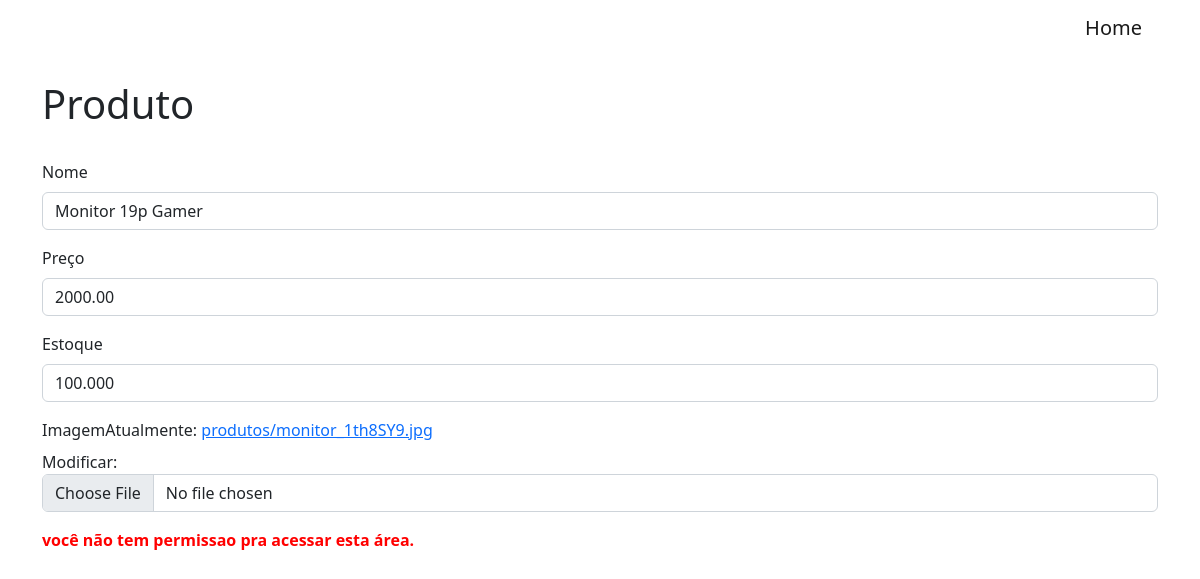
Screenshot of /31/update/ with the database file from the repository.
### usuarios/models.py (models this page shows, shortened)
class Base(models.Model):
    criado = models.DateField('Data de Criação', auto_now_add=True)
    modificado = models.DateField('Data de Atualização', auto_now_add=True)
    ativo = models.BooleanField('Ativo?', default=True)
    class Meta:
        abstract = True

class Produto(Base):
    nome = models.CharField('Nome', max_length=100)
    preco = models.DecimalField('preço', max_digits=8, decimal_places=2)
    estoque = models.DecimalField('Estoque', max_digits=8, decimal_places=3)
    imagem = StdImageField('imagem', upload_to='produtos',
                           variations={'thumb': (124, 124)})
    slug = models.SlugField('Slug', max_length=100, blank=True, editable=False)

### usuarios/views.py (the view)
# urls.py: path('<int:pk>/update/', UpdateProdutoView.as_view(), name='upd_produto'),
class UpdateProdutoView(UpdateView):
    template_name_suffix = "_update_form"
    model = Produto
    template_name = 'produto.html'
    fields = ['nome', 'preco', 'estoque', 'imagem']
    success_url = reverse_lazy('index')

### templates/produto.html (shortened to what this page needs)
{% extends 'base.html' %}
{% load bootstrap5 %}
{% block content %}
<div class="container">
    <nav class="navbar navbar-default justify-content-end">
        <div class="nav">
            <a class="navbar-brand" href="{% url 'index' %}">Home</a>
        </div>
    </nav>
    <br>
    <h1>Produto</h1>
    <br>
    <form method="post" class="form" autocomplete="off" enctype="multipart/form-data">
        {% bootstrap_form form %}
        {% if user.is_staff %}
        <input type="submit" value="Update">
        {%else%}
        <b>
            <p style="color: red">você não tem permissao pra acessar esta área.</p>
        </b>
        {% endif %}
    </form>
</div>
{% endblock %}

### rows the page displays
Produto: nome "Monitor 19p Gamer", preco "2000.00", estoque "100.000"
